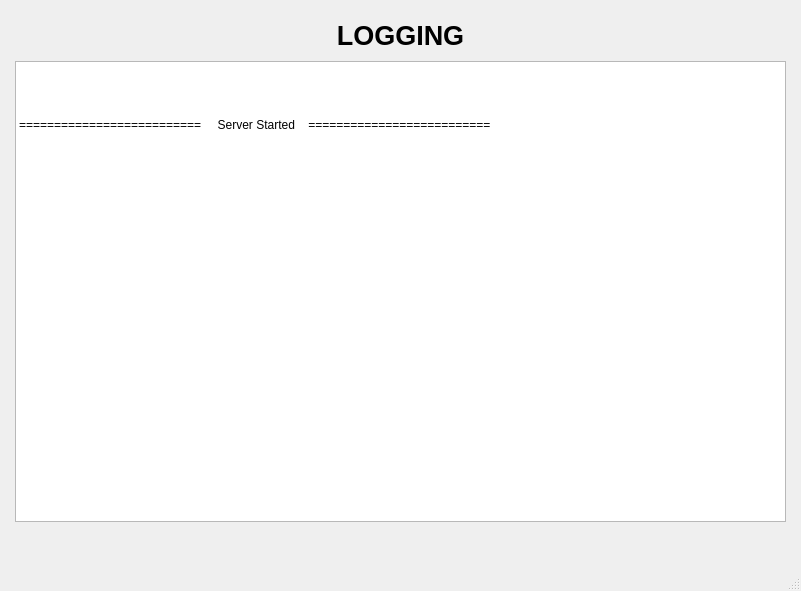
<?xml version="1.0" encoding="UTF-8"?>
<ui version="4.0">
 <class>MainWindow</class>
 <widget class="QMainWindow" name="MainWindow">
  <property name="geometry">
   <rect>
    <x>0</x>
    <y>0</y>
    <width>801</width>
    <height>591</height>
   </rect>
  </property>
  <property name="windowTitle">
   <string>MainWindow</string>
  </property>
  <widget class="QWidget" name="centralwidget">
   <widget class="QLabel" name="label">
    <property name="geometry">
     <rect>
      <x>0</x>
      <y>10</y>
      <width>801</width>
      <height>51</height>
     </rect>
    </property>
    <property name="font">
     <font>
      <pointsize>20</pointsize>
      <bold>true</bold>
     </font>
    </property>
    <property name="text">
     <string>LOGGING</string>
    </property>
    <property name="alignment">
     <set>Qt::AlignCenter</set>
    </property>
   </widget>
   <widget class="QListWidget" name="listWidget_log">
    <property name="geometry">
     <rect>
      <x>15</x>
      <y>61</y>
      <width>771</width>
      <height>461</height>
     </rect>
    </property>
    <property name="styleSheet">
     <string notr="true"/>
    </property>
    <item>
     <property name="text">
      <string/>
     </property>
    </item>
    <item>
     <property name="text">
      <string/>
     </property>
    </item>
    <item>
     <property name="text">
      <string/>
     </property>
    </item>
    <item>
     <property name="text">
      <string/>
     </property>
    </item>
    <item>
     <property name="text">
      <string>==========================     Server Started    ==========================</string>
     </property>
    </item>
   </widget>
  </widget>
  <widget class="QMenuBar" name="menubar">
   <property name="geometry">
    <rect>
     <x>0</x>
     <y>0</y>
     <width>801</width>
     <height>22</height>
    </rect>
   </property>
  </widget>
  <widget class="QStatusBar" name="statusbar"/>
 </widget>
 <resources/>
 <connections/>
</ui>
